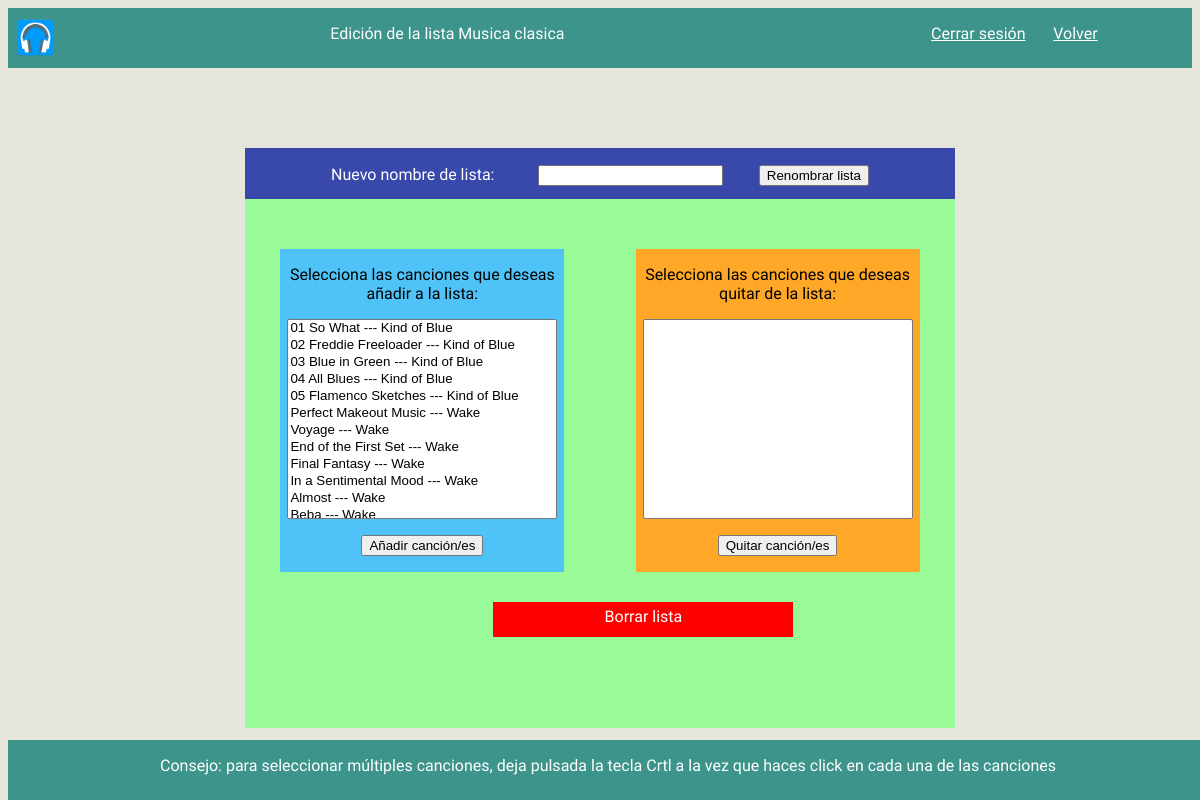
Before: /area_usuario/editar.php?id=4 (signed in) with the older database file.
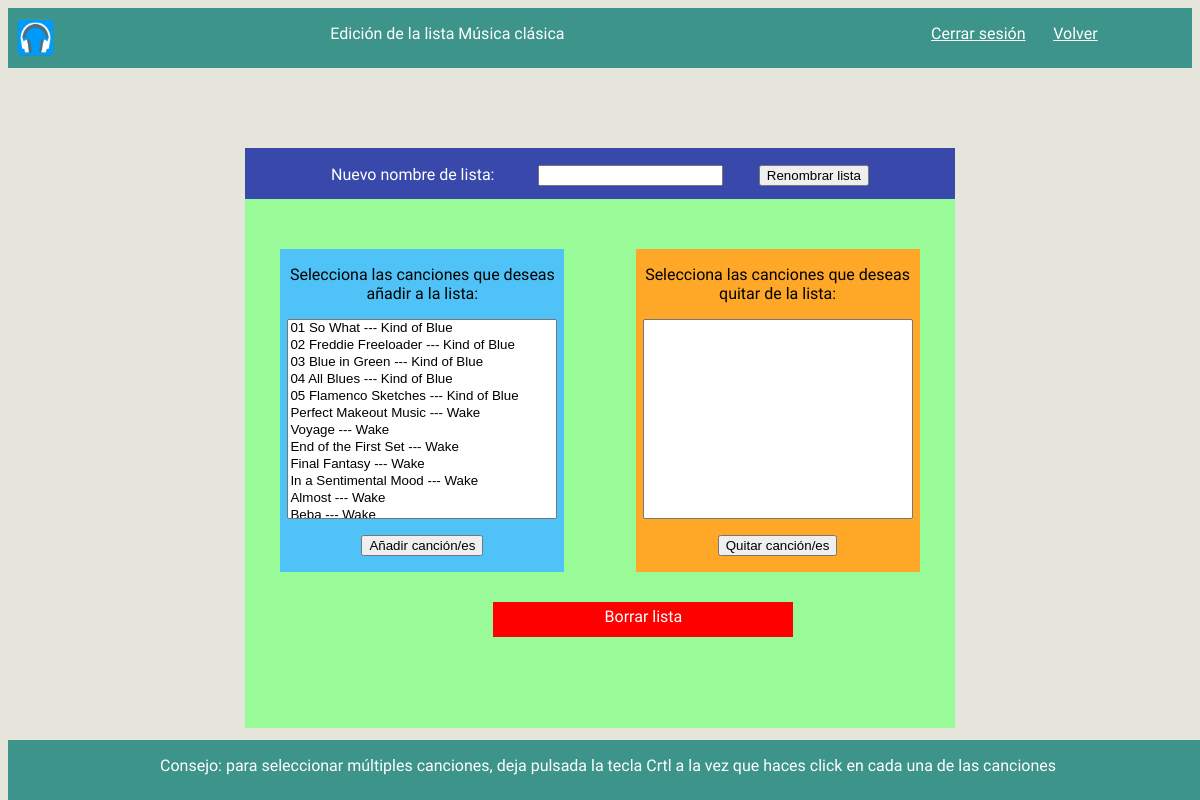
After: the same page with the newer database file.
### tables this page shows
CREATE TABLE IF NOT EXISTS `lista` (
`id_lista` int(11) NOT NULL,
  `nombre_usuariofk` varchar(20) NOT NULL,
  `nombre_lista` varchar(50) NOT NULL,
  `fecha_crea` date NOT NULL
);

### area_usuario/editar.php (the view, shortened to what this page needs)
<?php
include_once("../configuracion_bd.php");
if (isset($_GET['id'])) {
$connection = new mysqli($db_host, $db_user, $db_password, $db_name);
    $connection->set_charset("utf8");
    if ($result2=$connection->query("SELECT * FROM lista join usuario on lista.nombre_usuariofk=usuario.nombre_usuario
            WHERE nombre_usuario='".$_SESSION['usuario']."' AND id_lista='".$_GET['id']."';")) {
     if ($result2->num_rows===0) {
                echo "No tiene acceso a la lista";
            header("Location: usuario.php");
              } else {
         while($obj = $result2->fetch_object()) {
                    $nlista=$obj->nombre_lista;
                                                }
                    }
      }
  } else {
            echo "Consulta equivocada";
         header("Location: usuario.php");
                            }
?>
<!DOCTYPE html>
<html lang="en">
  <head>
    <link rel="stylesheet" type="text/css" href="../estilos/general.css">
  </head>
  <body>
      <div class="cabecera">
          <div id="cabecera1">
          <img src="../img/headphones.png"><p>Edición de la lista <?php
echo $nlista;
?></p></div>
          <div id="cabecera2"><p><a href="cierre.php">Cerrar sesión</a> &nbsp &nbsp &nbsp <a href="usuario.php">Volver</a></p></div>
      </div>
      <div class="editarlista">
               <div class="editn">
                   <form action="accion.php" method="post">
                   <p>Nuevo nombre de lista: &nbsp &nbsp &nbsp &nbsp &nbsp <input type="text" name="nlista" required> &nbsp &nbsp &nbsp &nbsp <input type="submit" value="Renombrar lista"></p>
                   </form>
               </div>
          <div class="editc">
              <p>Selecciona las canciones que deseas añadir a la lista: </p>
              <form action="accion.php" method="post">
        <select name="incluye[]" multiple>
            <?php
if ($result3=$connection->query("SELECT * FROM cancion WHERE cancion.id_cancion NOT IN (SELECT id_cancion FROM cancion, forma WHERE cancion.id_cancion=forma.id_cancionfk2 AND id_listafk='".$_GET['id']."');")) {
     if ($result3->num_rows===0) {
                echo "LA LISTA CONTIENE TODAS LAS CANCIONES POSIBLES";
              } else {
         while($obj2 = $result3->fetch_object()) {
                    echo "<option value='".$obj2->id_cancion."'>".substr($obj2->nombre_cancion, 0, -4)." --- ".$obj2->album."</option>";
                 }
    }
 }
?>
</select>
            <p><input type="submit" value="Añadir canción/es"></p>
</form>
        </div>
      <div class="editc2">
          <p>Selecciona las canciones que deseas quitar de la lista: </p>
              <form action="accion.php" method="post">
        <select name="quita[]" multiple>
</select>
            <p><input type="submit" value="Quitar canción/es"></p>
</form>
        </div>
      <div class="borralista"><a <?php echo "href='accion2.php?idlista=".$_GET['id']."'"; ?>>Borrar lista</a></div>
      </div>
      <div class="pie"><p>Consejo: para seleccionar múltiples canciones, deja pulsada la tecla Crtl a la vez que haces click en cada una de las canciones</p></div>
  </body>
</html>

Changed rows visible on the page:
changed lista: nombre_lista "Musica clasica" → "Música clásica"
